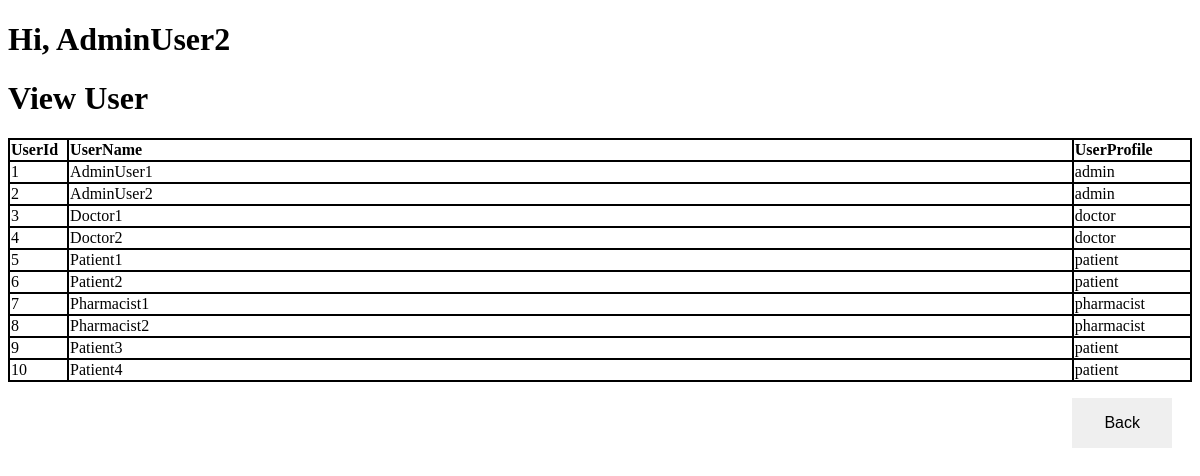
Screenshot of /Admin_View_User_Page.php (signed in) with the database file from the repository.
### tables this page shows
CREATE TABLE `useraccount` (
  `UserId` int(11) NOT NULL,
  `UserName` varchar(30) NOT NULL,
  `Password` varchar(255) NOT NULL,
  `UserProfile` varchar(100) NOT NULL,
  `CreatedDateTime` datetime DEFAULT current_timestamp()
);

### User.php (called while the page is built, shortened)
<?php
class User{
	function view()
    {
        $TableName = "useraccount";
        $conn = mysqli_connect("localhost","root","","csit314");
        $sql = "SELECT * FROM $TableName";
        $qRes = @mysqli_query($conn, $sql);
        if($qRes === FALSE)
        {
            echo "<p>* Unable to search. Error code " . mysqli_errno($conn). " : " . mysqli_error($conn);
            return $userdetails = array("","","","");
        }
        else
        {
            $userdetails=array();
            while (($Row = mysqli_fetch_assoc($qRes)) != FALSE)
            {
                if(empty($userdetails))
                {
                    array_push($userdetails,$Row);
                }
                else array_push($userdetails,$Row);
            }
            return $userdetails;
        }
	}
}
?>

### UserController.php (called while the page is built, shortened)
<?php
include_once("User.php");
class UserControl
{
	function viewUser()
	{
		$User = new User();
		$userdetails = $User->view();
		return $userdetails;
	}
}
?>

### Admin_View_User_Page.php (the view, shortened to what this page needs)
<?php
include_once("UserController.php");
?>
<!DOCTYPE html>
<html>
<head>
	<link rel="stylesheet" href="stylesheet.css">
</head>
<body>
<h1 class="header">Hi, <b><?php echo htmlspecialchars($_SESSION["username"]); ?></b></h1>
<h1>View User</h1>
<table class="table table-bordered table-striped" style="text-align:left;" width="100%" cellspacing="0">
		<thead>
			<tr>
				<th width="5%">UserId</th>
				<th>UserName</th>
				<th width="10%">UserProfile</th>
			</tr>
		</thead>
		<tbody>
		<?php
					$UserControl = new UserControl();
					$userdetails = $UserControl->viewUser();
                    for($i = 0; $i < count($userdetails); $i++) {
                        echo "<tr>";
                        echo "<td>" . $userdetails[$i]['UserId'] . "</td>";
                        echo "<td>" . $userdetails[$i]['UserName'] . "</td>";
                        echo "<td>" . $userdetails[$i]['UserProfile'] . "</td>";
                        echo "</tr>";
                      }
         ?>
		</tbody>
</table>
<p><a href="Admin_Main_Page.php"><button class="button" style="float: right; margin:0 20px 0 0;">Back</button></a></p>
</body>
</html>

### stylesheet.css (style rules this page uses)
.button { border: none; color: white; padding: 16px 32px; text-align: center; text-decoration: none; display: inline-block; font-size: 16px; margin: 4px 2px; transition-duration: 0.4s; cursor: pointer; }
table, th, td { border:1px solid black; }
.button { border: none; color: black; padding: 16px 32px; text-align: center; text-decoration: none; display: inline-block; font-size: 16px; margin: 4px 2px; transition-duration: 0.4s; cursor: pointer; }

### rows the page displays
useraccount: UserId "1", UserName "AdminUser1", UserProfile "admin"
useraccount: UserId "2", UserName "AdminUser2", UserProfile "admin"
useraccount: UserId "3", UserName "Doctor1", UserProfile "doctor"
useraccount: UserId "4", UserName "Doctor2", UserProfile "doctor"
useraccount: UserId "5", UserName "Patient1", UserProfile "patient"
useraccount: UserId "6", UserName "Patient2", UserProfile "patient"
useraccount: UserId "7", UserName "Pharmacist1", UserProfile "pharmacist"
useraccount: UserId "8", UserName "Pharmacist2", UserProfile "pharmacist"
useraccount: UserId "9", UserName "Patient3", UserProfile "patient"
useraccount: UserId "10", UserName "Patient4", UserProfile "patient"

### other values shown
$_SESSION["username"] "AdminUser2"
